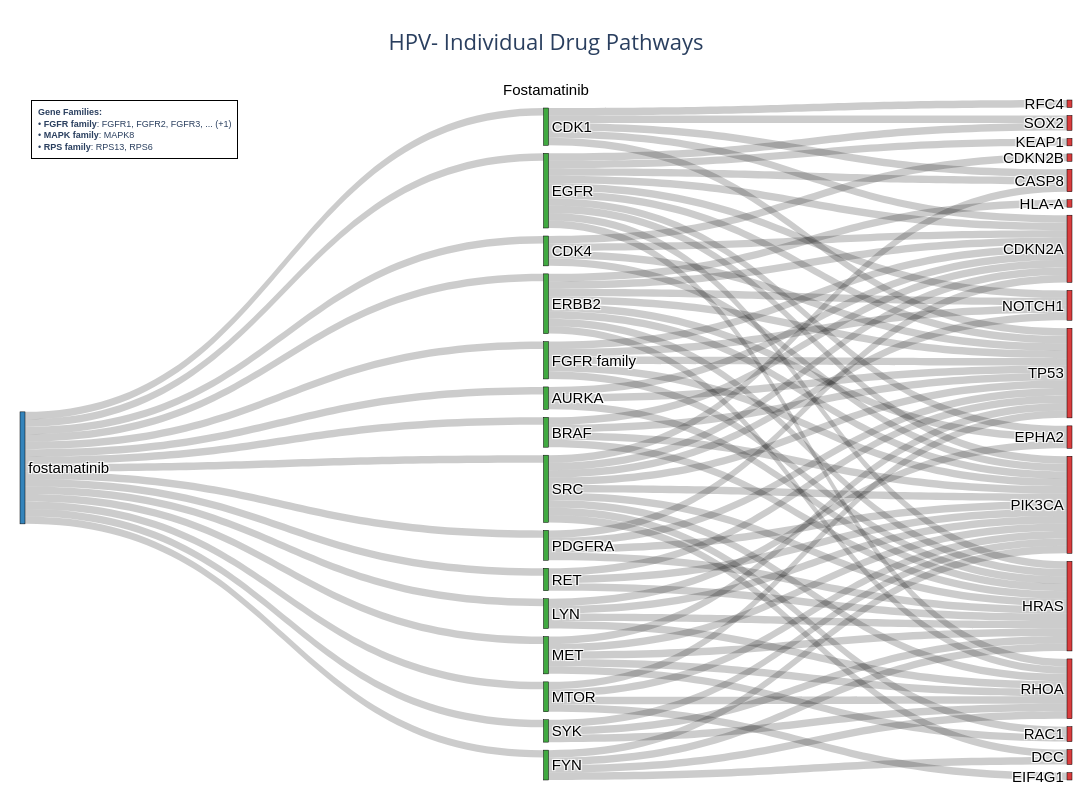
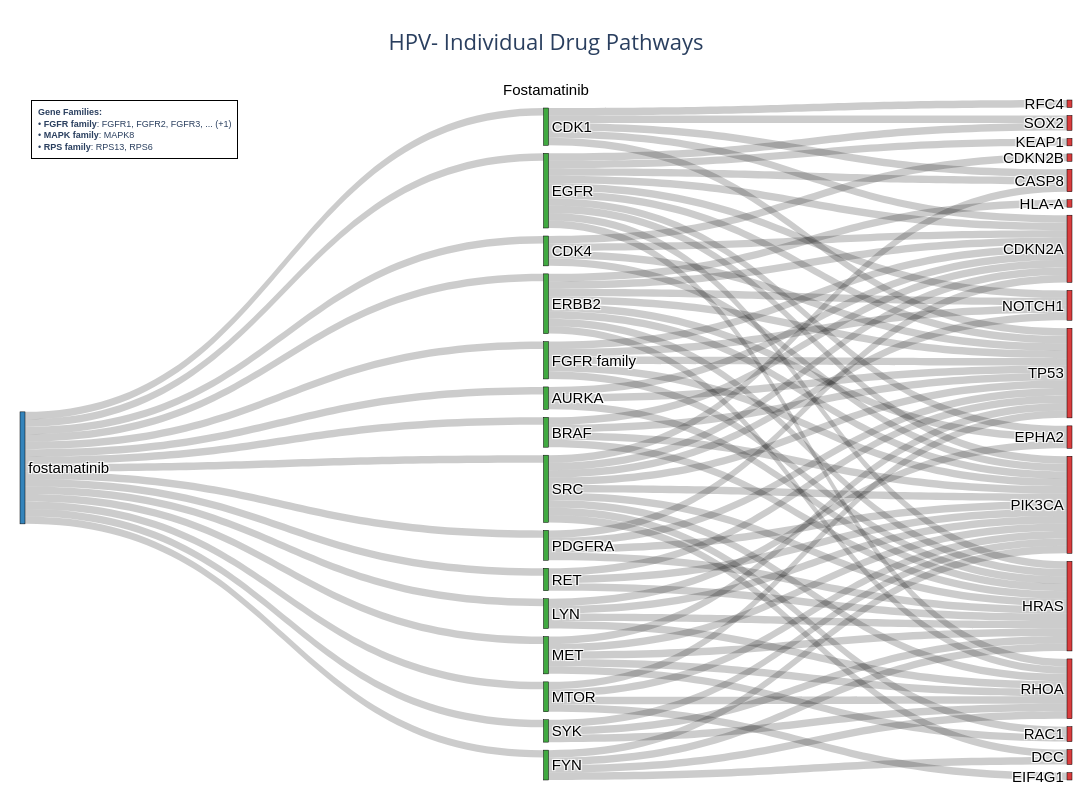

Notebook code cell kept with these figures, in order:
### Code cell
### examples of checking specific genes and drugs
create_single_drug_diagram('fostamatinib', cohort='HPV-')

### Figure 1 — Plotly figure (JSON) as saved in the notebook; plotly's stock layout.template omitted (floating-point values rounded to 4 significant figures)
{"data": [{"arrangement": "snap", "domain": {"x": [0, 1], "y": [0, 1]}, "link": {"color": "rgba(0, 0, 0, 0.2)", "source": [0, 0, 0, 0, 0, 0, 0, 0, 0, 0, 0, 0, 0, 0, 0, 6, 6, 6, 6, 6, 6, 6, 6, 10, 10, 10, 10, 10, 5, 5, 5, 5, 5, 5, 5, 5, 5, 5, 13, 13, 13, 7, 7, 7, 7, 12, 12, 12, 12, 7, 9, 9, 9, 9, 14, 14, 14, 14, 14, 14, 14, 14, 14, 3, 3, 3, 2, 2, 2, 2, 11, 11, 11, 11, 1, 1, 1, 3, 3, 8, 8, 8, 8, 15, 15, 15, 4, 4, 4, 4], "target": [13, 1, 7, 9, 15, 10, 11, 4, 14, 6, 3, 12, 8, 2, 5, 17, 31, 22, 29, 25, 26, 23, 21, 27, 31, 29, 26, 23, 24, 17, 16, 31, 29, 25, 26, 23, 30, 21, 31, 26, 23, 17, 31, 26, 23, 17, 31, 26, 23, 25, 29, 26, 23, 21, 27, 17, 16, 31, 29, 25, 19, 26, 23, 17, 16, 31, 17, 31, 26, 23, 31, 29, 20, 26, 17, 31, 23, 28, 30, 29, 19, 23, 26, 26, 29, 23, 17, 26, 31, 18], "value": [1, 1, 1, 1, 1, 1, 1, 1, 1, 1, 1, 1, 1, 1, 1, 1, 1, 1, 1, 1, 1, 1, 1, 1, 1, 1, 1, 1, 1, 1, 1, 1, 1, 1, 1, 1, 1, 1, 1, 1, 1, 1, 1, 1, 1, 1, 1, 1, 1, 1, 1, 1, 1, 1, 1, 1, 1, 1, 1, 1, 1, 1, 1, 1, 1, 1, 1, 1, 1, 1, 1, 1, 1, 1, 1, 1, 1, 1, 1, 1, 1, 1, 1, 1, 1, 1, 1, 1, 1, 1]}, "node": {"color": ["rgba(31, 119, 180, 0.9)", "rgba(44, 160, 44, 0.9)", "rgba(44, 160, 44, 0.9)", "rgba(44, 160, 44, 0.9)", "rgba(44, 160, 44, 0.9)", "rgba(44, 160, 44, 0.9)", "rgba(44, 160, 44, 0.9)", "rgba(44, 160, 44, 0.9)", "rgba(44, 160, 44, 0.9)", "rgba(44, 160, 44, 0.9)", "rgba(44, 160, 44, 0.9)", "rgba(44, 160, 44, 0.9)", "rgba(44, 160, 44, 0.9)", "rgba(44, 160, 44, 0.9)", "rgba(44, 160, 44, 0.9)", "rgba(44, 160, 44, 0.9)", "rgba(214, 39, 40, 0.9)", "rgba(214, 39, 40, 0.9)", "rgba(214, 39, 40, 0.9)", "rgba(214, 39, 40, 0.9)", "rgba(214, 39, 40, 0.9)", "rgba(214, 39, 40, 0.9)", "rgba(214, 39, 40, 0.9)", "rgba(214, 39, 40, 0.9)", "rgba(214, 39, 40, 0.9)", "rgba(214, 39, 40, 0.9)", "rgba(214, 39, 40, 0.9)", "rgba(214, 39, 40, 0.9)", "rgba(214, 39, 40, 0.9)", "rgba(214, 39, 40, 0.9)", "rgba(214, 39, 40, 0.9)", "rgba(214, 39, 40, 0.9)"], "label": ["fostamatinib", "AURKA", "BRAF", "CDK1", "CDK4", "EGFR", "ERBB2", "FGFR family", "FYN", "LYN", "MET", "MTOR", "PDGFRA", "RET", "SRC", "SYK", "CASP8", "CDKN2A", "CDKN2B", "DCC", "EIF4G1", "EPHA2", "HLA-A", "HRAS", "KEAP1", "NOTCH1", "PIK3CA", "RAC1", "RFC4", "RHOA", "SOX2", "TP53"], "line": {"color": "black", "width": 0.5}, "pad": 8, "thickness": 5}, "textfont": {"color": "black", "family": "Arial", "size": 15}, "type": "sankey", "valueformat": ".0f"}], "layout": {"annotations": [{"font": {"color": "black", "family": "Arial", "size": 15}, "showarrow": false, "text": "Fostamatinib", "x": 0.5, "xanchor": "center", "xref": "paper", "y": 1, "yanchor": "bottom", "yref": "paper"}, {"align": "left", "bgcolor": "rgba(255, 255, 255, 0.9)", "bordercolor": "black", "borderpad": 6, "borderwidth": 1, "font": {"family": "Arial", "size": 9}, "showarrow": false, "text": "<b>Gene Families:</b><br>• <b>FGFR family</b>: FGFR1, FGFR2, FGFR3, ... (+1)<br>• <b>MAPK family</b>: MAPK8<br>• <b>RPS family</b>: RPS13, RPS6", "x": 0.01, "xanchor": "left", "xref": "paper", "y": 1, "yanchor": "top", "yref": "paper"}], "font": {"size": 14}, "height": 800, "margin": {"b": 20, "l": 20, "r": 20, "t": 100}, "showlegend": false, "title": {"font": {"size": 22}, "text": "HPV- Individual Drug Pathways<br>", "x": 0.5, "xanchor": "center"}, "width": 1200}}

### Figure 2 — Plotly figure (JSON) as saved in the notebook; plotly's stock layout.template omitted (floating-point values rounded to 4 significant figures)
{"data": [{"arrangement": "snap", "domain": {"x": [0, 1], "y": [0, 1]}, "link": {"color": "rgba(0, 0, 0, 0.2)", "source": [0, 0, 0, 0, 0, 0, 0, 0, 0, 0, 0, 0, 0, 0, 0, 6, 6, 6, 6, 6, 6, 6, 6, 10, 10, 10, 10, 10, 5, 5, 5, 5, 5, 5, 5, 5, 5, 5, 13, 13, 13, 7, 7, 7, 7, 12, 12, 12, 12, 7, 9, 9, 9, 9, 14, 14, 14, 14, 14, 14, 14, 14, 14, 3, 3, 3, 2, 2, 2, 2, 11, 11, 11, 11, 1, 1, 1, 3, 3, 8, 8, 8, 8, 15, 15, 15, 4, 4, 4, 4], "target": [13, 1, 7, 9, 15, 10, 11, 4, 14, 6, 3, 12, 8, 2, 5, 17, 31, 22, 29, 25, 26, 23, 21, 27, 31, 29, 26, 23, 24, 17, 16, 31, 29, 25, 26, 23, 30, 21, 31, 26, 23, 17, 31, 26, 23, 17, 31, 26, 23, 25, 29, 26, 23, 21, 27, 17, 16, 31, 29, 25, 19, 26, 23, 17, 16, 31, 17, 31, 26, 23, 31, 29, 20, 26, 17, 31, 23, 28, 30, 29, 19, 23, 26, 26, 29, 23, 17, 26, 31, 18], "value": [1, 1, 1, 1, 1, 1, 1, 1, 1, 1, 1, 1, 1, 1, 1, 1, 1, 1, 1, 1, 1, 1, 1, 1, 1, 1, 1, 1, 1, 1, 1, 1, 1, 1, 1, 1, 1, 1, 1, 1, 1, 1, 1, 1, 1, 1, 1, 1, 1, 1, 1, 1, 1, 1, 1, 1, 1, 1, 1, 1, 1, 1, 1, 1, 1, 1, 1, 1, 1, 1, 1, 1, 1, 1, 1, 1, 1, 1, 1, 1, 1, 1, 1, 1, 1, 1, 1, 1, 1, 1]}, "node": {"color": ["rgba(31, 119, 180, 0.9)", "rgba(44, 160, 44, 0.9)", "rgba(44, 160, 44, 0.9)", "rgba(44, 160, 44, 0.9)", "rgba(44, 160, 44, 0.9)", "rgba(44, 160, 44, 0.9)", "rgba(44, 160, 44, 0.9)", "rgba(44, 160, 44, 0.9)", "rgba(44, 160, 44, 0.9)", "rgba(44, 160, 44, 0.9)", "rgba(44, 160, 44, 0.9)", "rgba(44, 160, 44, 0.9)", "rgba(44, 160, 44, 0.9)", "rgba(44, 160, 44, 0.9)", "rgba(44, 160, 44, 0.9)", "rgba(44, 160, 44, 0.9)", "rgba(214, 39, 40, 0.9)", "rgba(214, 39, 40, 0.9)", "rgba(214, 39, 40, 0.9)", "rgba(214, 39, 40, 0.9)", "rgba(214, 39, 40, 0.9)", "rgba(214, 39, 40, 0.9)", "rgba(214, 39, 40, 0.9)", "rgba(214, 39, 40, 0.9)", "rgba(214, 39, 40, 0.9)", "rgba(214, 39, 40, 0.9)", "rgba(214, 39, 40, 0.9)", "rgba(214, 39, 40, 0.9)", "rgba(214, 39, 40, 0.9)", "rgba(214, 39, 40, 0.9)", "rgba(214, 39, 40, 0.9)", "rgba(214, 39, 40, 0.9)"], "label": ["fostamatinib", "AURKA", "BRAF", "CDK1", "CDK4", "EGFR", "ERBB2", "FGFR family", "FYN", "LYN", "MET", "MTOR", "PDGFRA", "RET", "SRC", "SYK", "CASP8", "CDKN2A", "CDKN2B", "DCC", "EIF4G1", "EPHA2", "HLA-A", "HRAS", "KEAP1", "NOTCH1", "PIK3CA", "RAC1", "RFC4", "RHOA", "SOX2", "TP53"], "line": {"color": "black", "width": 0.5}, "pad": 8, "thickness": 5}, "textfont": {"color": "black", "family": "Arial", "size": 15}, "type": "sankey", "valueformat": ".0f"}], "layout": {"annotations": [{"font": {"color": "black", "family": "Arial", "size": 15}, "showarrow": false, "text": "Fostamatinib", "x": 0.5, "xanchor": "center", "xref": "paper", "y": 1, "yanchor": "bottom", "yref": "paper"}, {"align": "left", "bgcolor": "rgba(255, 255, 255, 0.9)", "bordercolor": "black", "borderpad": 6, "borderwidth": 1, "font": {"family": "Arial", "size": 9}, "showarrow": false, "text": "<b>Gene Families:</b><br>• <b>FGFR family</b>: FGFR1, FGFR2, FGFR3, ... (+1)<br>• <b>MAPK family</b>: MAPK8<br>• <b>RPS family</b>: RPS13, RPS6", "x": 0.01, "xanchor": "left", "xref": "paper", "y": 1, "yanchor": "top", "yref": "paper"}], "font": {"size": 14}, "height": 800, "margin": {"b": 20, "l": 20, "r": 20, "t": 100}, "showlegend": false, "title": {"font": {"size": 22}, "text": "HPV- Individual Drug Pathways<br>", "x": 0.5, "xanchor": "center"}, "width": 1200}}
